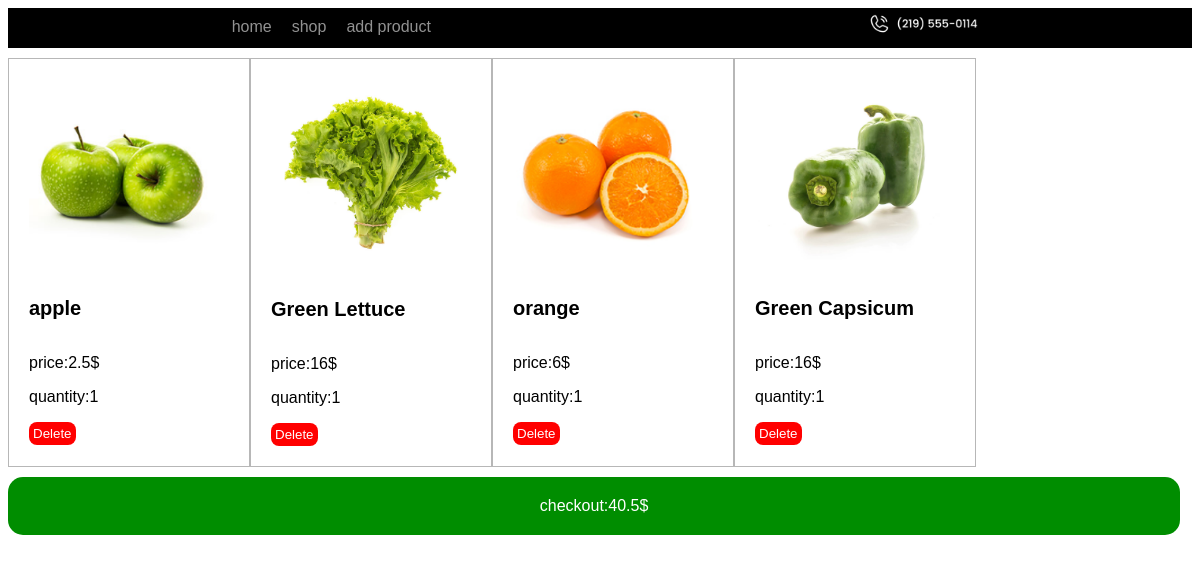
Screenshot of /cart (signed in) with the database file from the repository.
### models.py (models this page shows)
class Product(db.Model):
    __tablename__ = 'product'
    name = db.Column(db.String)
    file = db.Column(db.String)
    price = db.Column(db.Integer)
    id = db.Column(db.Integer, primary_key=True)
    category_id = db.Column(db.Integer, db.ForeignKey("category.id"))

### routes.py (the view)
@login_required
@app.route('/cart')
def cart():
    if current_user.is_authenticated:
        cart_items = CartItem.query.filter_by(user_id=current_user.id).all()
        total_price = 0
        products = []
        for cart_item in cart_items:
            product = Product.query.get(cart_item.product_id)
            product.quantity = cart_item.quantity
            total_price += product.price * cart_item.quantity
            products.append(product)
        return render_template('cart.html', products=products, total_price=total_price, cart_items=cart_items)
    else:
        return redirect(url_for('login'))

### models.py (called while the page is built)
@login_manager.user_loader
def load_user(id):
    return User.query.get(id)

### templates/cart.html (shortened to what this page needs)
<!DOCTYPE html>
<html lang="en">
<head>
    <link rel="stylesheet" href="../static/css/cart.css">
</head>
<body>
    {% extends "layout.html" %}
{% block content %}
    <div class="container">
    {% for product in products %}
    {% set img = product.file %}
        <div class="product">
            <img src= "{{ url_for('static', filename=img) }}" >
            <div class="container_item">
                <div>
                    <h5>{{ product.name }}</h5>
                    <p>price:{{ product.price }}$</p>
                    <p>quantity:{{product.quantity}}</p>
                </div>
                <form action="/remove_from_cart/{{ product.id }}" method="POST">
                    <button type="submit" class="a">Delete</button>
                </form>
            </div>
        </div>
    {% endfor %}
    </div>
    <button class="total">
        checkout:{{total_price}}$
    </button>
{% endblock %}

### static/css/cart.css (style rules this page uses)
img { max-width: 200px; }
.container { display: flex; max-width: 1360px; margin: 0 auto; margin-top: 10px; flex-wrap: wrap; }
.product { border: 1px solid rgba(0, 0, 0, 0.281); padding: 20px; }
.total { background-color: rgb(0, 141, 0); color: #fff; border: none; border-radius: 15px; padding: 20px; margin-top: 10px; text-align: center; width: 99%; font-size: 16px; transition: all 0.3s; }
h5, p { font-family: sans-serif; }
h5 { font-size: 20px; }
.a { color: white; text-decoration: none; font-family: sans-serif; background-color: red; border-radius: 8px; padding: 4px; border: none; }

### rows the page displays
Product: file (picture), name "apple", price "2.5", quantity "1"
Product: file (picture), name "Green Lettuce", price "16", quantity "1"
Product: file (picture), name "orange", price "6", quantity "1"
Product: file (picture), name "Green Capsicum", price "16", quantity "1"

### other values shown
{{ total_price }} "40.5"
